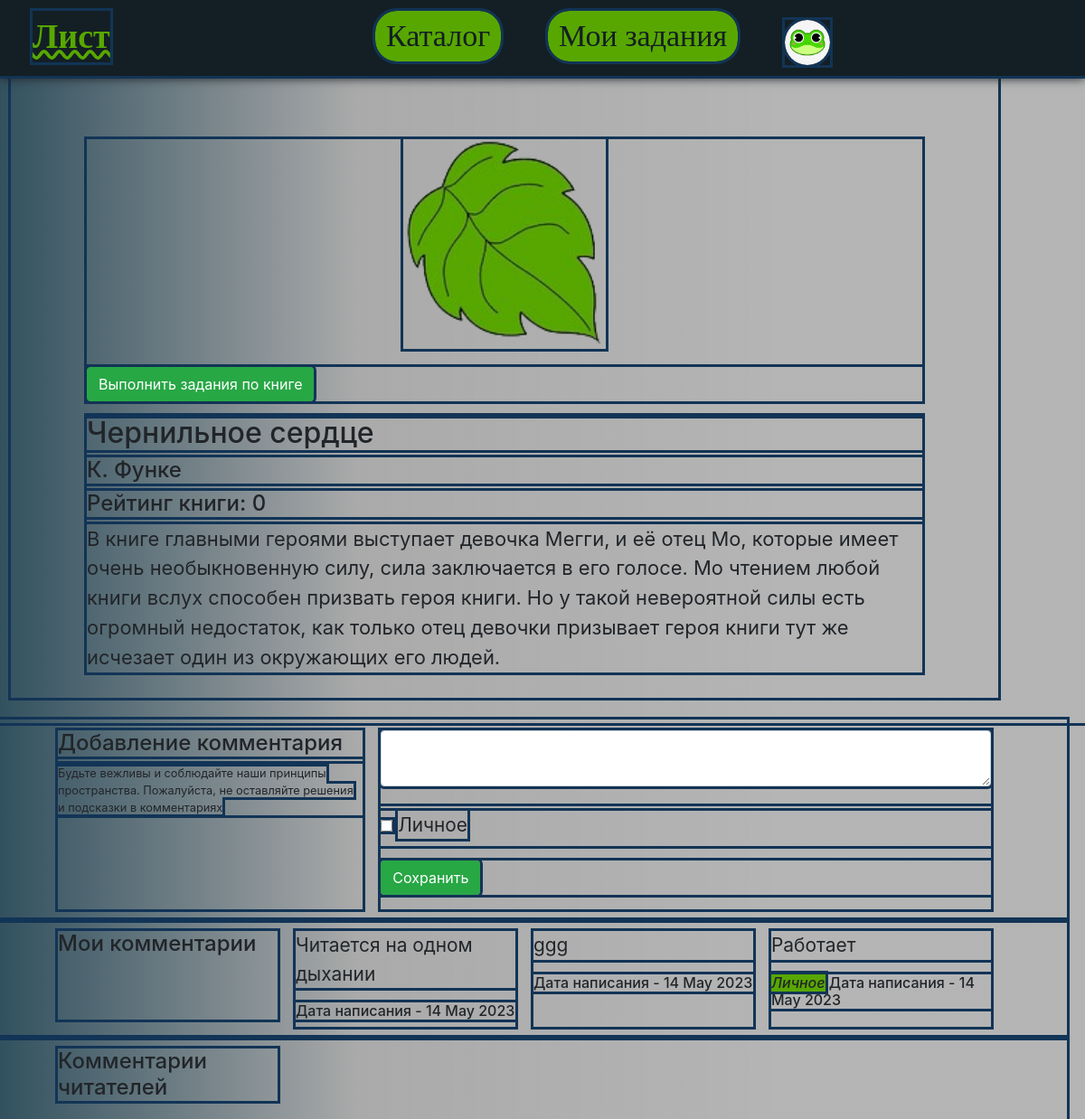
The page /books/2 (signed in) on the database its author committed.
### data/users.py (models this page shows, shortened)
class User(SqlAlchemyBase, UserMixin):
    __tablename__ = 'users'
    id = sqlalchemy.Column(sqlalchemy.Integer,
                           primary_key=True, autoincrement=True)
    email = sqlalchemy.Column(sqlalchemy.String, index=True, nullable=True)
    hashed_password = sqlalchemy.Column(sqlalchemy.String, nullable=True)
    name = sqlalchemy.Column(sqlalchemy.String, nullable=True)
    surname = sqlalchemy.Column(sqlalchemy.String, nullable=True)
    age = sqlalchemy.Column(sqlalchemy.Integer, nullable=True)
    role = sqlalchemy.Column(sqlalchemy.String, nullable=True, default='human')
    avatar = sqlalchemy.Column(sqlalchemy.String, default='avatar0.jpeg')
    registration_date = sqlalchemy.Column(sqlalchemy.Date, default=datetime.date.today)
    completed_books = sqlalchemy.Column(sqlalchemy.Integer, default=0)
    comments = orm.relationship("Comment", back_populates='user')

### data/books.py (models this page shows)
class Book(SqlAlchemyBase, UserMixin):
    __tablename__ = 'books'
    id = sqlalchemy.Column(sqlalchemy.Integer,
                           primary_key=True, autoincrement=True)
    genre_id = sqlalchemy.Column(sqlalchemy.Integer,
                                sqlalchemy.ForeignKey("genres.id"))
    author = sqlalchemy.Column(sqlalchemy.String)
    title = sqlalchemy.Column(sqlalchemy.String, index=True, nullable=True)
    for_class = sqlalchemy.Column(sqlalchemy.String)
    avatar = sqlalchemy.Column(sqlalchemy.String, default='listt.png')
    likes = sqlalchemy.Column(sqlalchemy.Integer, default=0)
    about = sqlalchemy.Column(sqlalchemy.String)
    story_of_creation = sqlalchemy.Column(sqlalchemy.String)
    biography = sqlalchemy.Column(sqlalchemy.String)
    comments = orm.relationship("Comment", back_populates='book')
    genre = orm.relationship('Genre')

### data/comments.py (models this page shows)
class Comment(SqlAlchemyBase):
    __tablename__ = 'comments'
    id = sqlalchemy.Column(sqlalchemy.Integer,
                           primary_key=True, autoincrement=True)
    content = sqlalchemy.Column(sqlalchemy.String, nullable=True)
    created_date = sqlalchemy.Column(sqlalchemy.DateTime,
                                     default=datetime.datetime.now)
    is_private = sqlalchemy.Column(sqlalchemy.Boolean, default=True)
    book_id = sqlalchemy.Column(sqlalchemy.Integer,
                                sqlalchemy.ForeignKey("books.id"))
    user_id = sqlalchemy.Column(sqlalchemy.Integer,
                                sqlalchemy.ForeignKey("users.id"))
    user = orm.relationship('User')
    book = orm.relationship('Book')

### flask_app.py (the view, shortened to what this page needs)
@app.route('/books/<book_id>', methods=['GET', 'POST'])
@login_required
def book(book_id):
    form_task = BookForm()
    if form_task.validate_on_submit():
        return redirect(f'/student_book/t1/{book_id}')
    form_comment = CommentBookForm()
    params = {'is_registered': current_user.is_authenticated,
              'teacher': False,
              'parent': False,
              'student': False}
    available_roles(params)
    my_comments = db_sess.query(Comment).filter(Comment.book_id == book_id).filter(Comment.user_id == current_user.id).all()
    comments = db_sess.query(Comment).filter(Comment.book_id == book_id).filter(Comment.user_id != current_user.id).filter(Comment.is_private != True).all()
    current_book = db_sess.query(Book).filter(Book.id == book_id).first()
    return render_template('current_book.html',
                           form_task=form_task, form_comment=form_comment,
                           book=current_book, my_comments=my_comments, comments=comments, **params)

### data/forms.py
class BookForm(FlaskForm):
    submit = SubmitField('Выполнить задания по книге')

class CommentBookForm(FlaskForm):
    content = TextAreaField('Комментарий', validators=[DataRequired()])
    is_private = BooleanField('Личное')
    submit = SubmitField('Сохранить')

### flask_app.py (called while the page is built)
def available_roles(params):
    if current_user.is_authenticated:
        if 'teacher' in current_user.role:
            params['teacher'] = True
        if 'parent' in current_user.role:
            params['parent'] = True
        if 'student' in current_user.role:
            params['student'] = True
        params['user_avatar'] = current_user.avatar
        params['username'] = current_user.name

@login_manager.user_loader
def load_user(user_id):
    return db_sess.query(User).get(user_id)

### templates/current_book.html (shortened to what this page needs)
{% extends "base.html" %}
{% block role %}
        <button class="reg_button" onclick="go_to_href('')">Каталог</button>
        {% if student %}
        <button class="reg_button" onclick="go_to_href('my_training')">Мои задания</button>
        {% endif %}
{% endblock %}
{% block content %}
<div class="book_page">
    <section class="bio">
        <img src="{{url_for('static', filename='user_data/' + book.avatar)}}" alt="Обложка">
    <form action="" method="post" id="task">
        <p>{{ form_task.submit(type="submit", class="btn btn-success") }}</p>
    </form>
    </section>
    <section class="photo">
      <h2 class="section-title">{{book.title}}</h2>
      <h4 class="section-title">{{book.author}}</h4>
      <h4 class="section-title">Рейтинг книги: {{book.likes}}</h4>
      <p>{{book.about}}</p>
    </section>
</div>
<br>
<div class="book_comment">
    <section>
        <h4>Добавление комментария </h4>
        <h6><small> Будьте вежливы и соблюдайте наши принципы пространства. Пожалуйста, не оставляйте решения и подсказки в комментариях</small></h6>
    </section>
    <form action="" method="post" id="comment">
        <h6>
            {{ form_comment.content(class="form-control") }}<br>
        </h6>
        <p>{{ form_comment.is_private() }} {{ form_comment.is_private.label }}</p>
        <p>{{ form_comment.submit(type="submit", class="btn btn-success") }}</p>
    </form>
</div>
    <div class="comment">
        <h4 class="title_book_page">Мои комментарии</h4>
          {% for item in my_comments%}
            <div>
            <p>{{item.content}}</p>
            <h6> {% if item.is_private %} <span style="background: #58a700;"><i>Личное</i></span> {%endif%}
                Дата написания - {{item.created_date.strftime("%d %b %Y")}}</h6></div>
         {% endfor %}
    </div>
    <div class="comment">
        <h4 class="title_book_page">Комментарии читателей</h4>
    </div>
{% endblock %}

### templates/base.html (shortened to what this page needs)
<!DOCTYPE html>
<html lang="en">
<head>
    <link rel="stylesheet" type="text/css" href="{{ url_for( 'static', filename='/css/base.css')}}">
    <link rel="stylesheet" href="https://cdnjs.cloudflare.com/ajax/libs/font-awesome/4.7.0/css/font-awesome.min.css">
    <link rel="stylesheet" href="https://cdn.jsdelivr.net/npm/bootstrap@4.3.1/dist/css/bootstrap.min.css">
</head>
<body>
<header>
    <nav class="heading">
        <a href="/" id="header_title" class="lead">Лист</a>
        {% block role %}{% endblock %}
        {% if is_registered %}
                <a  href="/profile">
                    <img src="{{url_for('static', filename='user_data/' + user_avatar)}}"
                         class="rounded-circle" title="{{username}}" width="50" height="50">
                </a>
        {% else %}
         {% block nav %}
            <button class="reg_button" onclick="go_to_href('age')">Войти</button>
            <button class="reg_button" onclick="go_to_href('age_reg')">Создать аккаунт</button>
        {% endblock %}
        {% endif %}
    </nav>
</header>
<main>
    {% block content %} {% endblock %}
</main>
</body>
</html>

### static/css/base.css (style rules this page uses)
* { outline: solid #123456; }
:root { --viewport-height: 100dvh; --web-ui_button-border-radius: 16px; --color-snow: 19,31,36; --color-snow-always-light: 255,255,255; --color-snow-always-dark: 19,31,36; --color-black-text: 241,247,251; }
html { overflow-scrolling: touch; box-sizing: border-box; overflow-y: scroll; touch-action: manipulation }
@media (min-width: 700px) { html { overflow-scrolling:auto } }
body { background: rgb(19,31,36); background: linear-gradient(90deg, rgba(50,81,95,1) 0%, rgba(123,123,123,0.644782913165266) 33%, rgba(123,123,123,0.5635504201680672) 72%); display: flex; flex-direction: column; flex-wrap: wrap; height: 100vh; justify-content: flex-start; margin: 0px; width: 100vw; color: rgb(var(--color-black-text)); font: 500 17px/20px sans-serif }
@media (min-width: 700px) { body { padding-bottom:var(--onetrust-banner-height,0) } }
header { width: 100vw; position: relative; left: 50%; right: 50%; margin-left: -50vw; margin-right: -50vw; }
.heading { text-align: center; height: inherit; background-color: #131f24; box-shadow: 0 3px 10px; padding: 1vw; position: fixed; top: 0; width: 100%; z-index: 1; }
#header_title { height: inherit; float: left; margin: 0vw 2vw; font-size: calc(14px + 2vw); font-weight: bold; text-decoration: underline wavy; color: #58a700; font-family: 'PenguinAttackCyrillic'; }
.reg_button, .profile_button { height: inherit; background-color: #58a700; text-align: center; border-radius: 2vw; margin-right: 4vw; font-size: calc(10px + 2vw); padding: 0.2% 1%; border: 0; text-decoration: none; color: #131f24; user-select:none; font-family: 'PenguinAttackCyrillic'; }
.book_page { padding: 5% 7% 1%; margin-top: 7%; margin-right: 8%; margin-left: 1%; flex-direction: row; flex-wrap: wrap; font-size: calc(16px + (28 - 16) * ((100vw - 500px) / (1920 - 500))); }
.book_page img { margin: 10px auto 20px; display: block; width: calc(150px + (300 - 150) * ((100vw - 500px) / (1920 - 500))); }
.book_comment { padding: 1% 7%; margin-left:-20px; margin-right:20px; display:grid; grid-template-columns: 1fr 2fr; column-gap:20px; font-size: calc(10px + (32 - 10) * ((100vw - 500px) / (1920 - 500))); }
.comment { padding: 1% 7%; margin-left:-20px; margin-right:20px; display:grid; grid-template-columns: repeat(auto-fill, minmax(200px, 1fr)); column-gap:20px; row-gap:30px; font-size: calc(14px + (28 - 14) * ((100vw - 500px) / (1920 - 500))); }

### rows shown on the page
User: avatar (placeholder picture)
Book: avatar (picture), title "Чернильное сердце", author "К. Функе", likes "0", about "В книге главными героями выступает девочка Мегги, и её отец Мо, которые имеет очень необыкновенную силу, сила заключается в его голосе. Мо чтением любой книги вслух способен призвать героя книги. Но у такой невероятной силы есть огромный недостаток, как только отец девочки призывает героя книги тут же исчезает один из окружающих его людей."
Comment: content "Читается на одном дыхании", created_date "14 May 2023"
Comment: content "ggg", created_date "14 May 2023"
Comment: content "Работает", is_private "Личное", created_date "14 May 2023"
